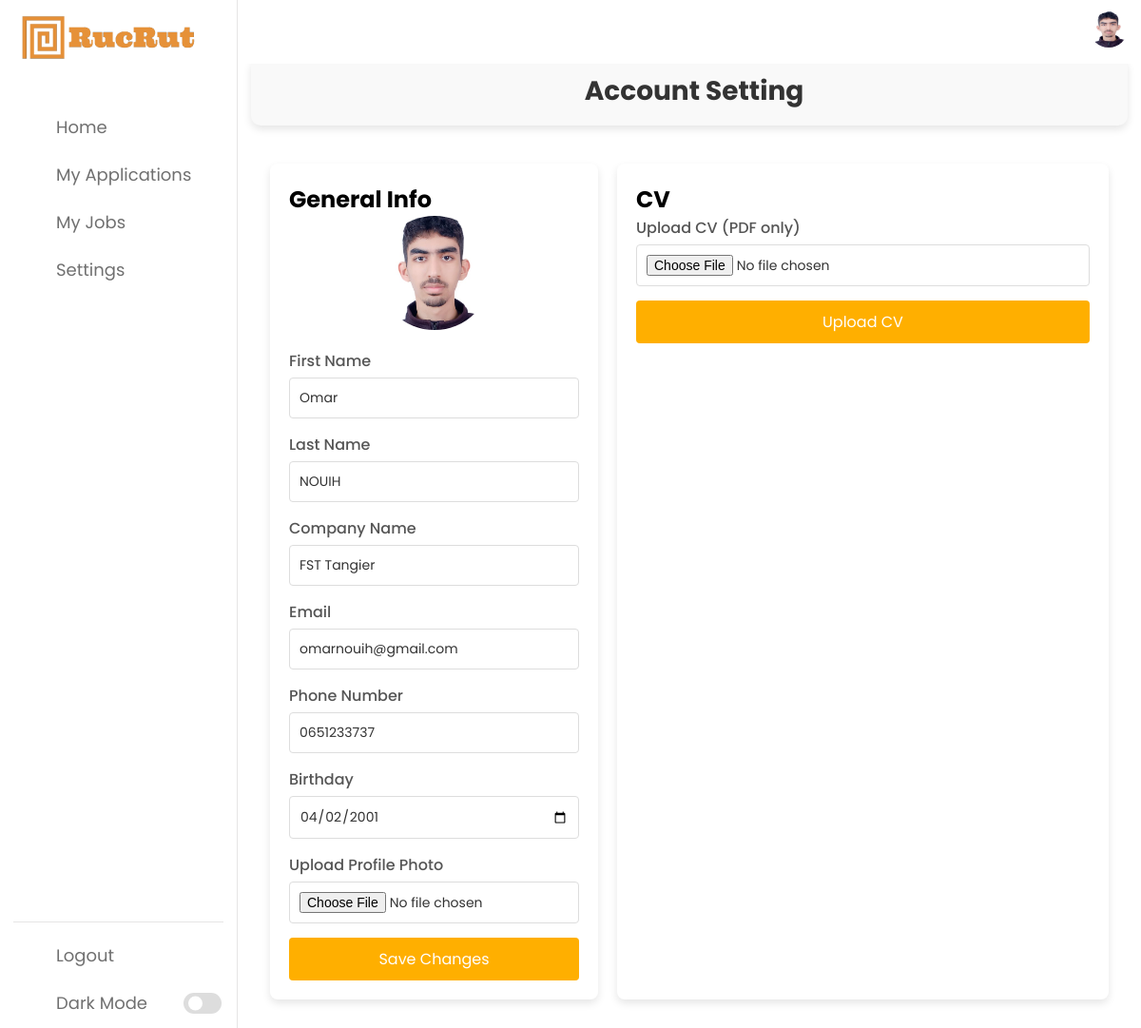
/settings (signed in), run on the app's committed database.
### app/models.py (models this page shows)
class User(db.Model):
    id = db.Column(db.Integer, primary_key=True)
    first_name = db.Column(db.String(100), nullable=False)
    last_name = db.Column(db.String(100), nullable=False)
    company_name = db.Column(db.String(100), nullable=False)
    email = db.Column(db.String(120), unique=True, nullable=False)
    phone_number = db.Column(db.String(15), nullable=False)
    birthday = db.Column(db.String(10), nullable=False)
    password = db.Column(db.String(60), nullable=False)
    cv_file = db.Column(db.String(120))
    profile_photo = db.Column(db.String(120))

### app/routes.py (the view, shortened to what this page needs)
@main.route('/settings', methods=['GET', 'POST'])
def settings():
    if 'user_id' not in session:
        flash('You need to sign in first.', 'danger')
        return redirect(url_for('main.auth'))
    user = User.query.get(session['user_id'])
    if user is None:
        flash('User not found.', 'danger')
        return redirect(url_for('main.auth'))
    return render_template('settings.html', user=user)

### app/routes.py (called while the page is built)
@main.before_app_request
def load_user():
    user_id = session.get('user_id')
    if user_id:
        g.user = User.query.get(user_id)
    else:
        g.user = None

@main.context_processor
def inject_user():
    return {'user': g.user}

### app/templates/settings.html (shortened to what this page needs)
{% extends 'base.html' %}
{% block content %}
<div class="page-header">
    <h1 class="page-title">Account Setting</h1>
</div>
<div class="settings-container">
    <div class="settings-section general-info-bar">
        <h2>General Info</h2>
        <div class="profile-photo-container">
            {% if user.profile_photo %}
            <img src="{{ url_for('static', filename='uploads/photos/' ~ user.profile_photo) }}" alt="Profile Photo" class="profile-photo">
            {% else %}
            <p>No Profile Photo</p>
            {% endif %}
        </div>
        <form action="{{ url_for('main.settings') }}" method="post" enctype="multipart/form-data">
            <div class="form-group">
                <label for="first_name">First Name</label>
                <input type="text" id="first_name" name="first_name" value="{{ user.first_name }}" required>
            </div>
            <div class="form-group">
                <label for="last_name">Last Name</label>
                <input type="text" id="last_name" name="last_name" value="{{ user.last_name }}" required>
            </div>
            <div class="form-group">
                <label for="company_name">Company Name</label>
                <input type="text" id="company_name" name="company_name" value="{{ user.company_name }}" required>
            </div>
            <div class="form-group">
                <label for="email">Email</label>
                <input type="email" id="email" name="email" value="{{ user.email }}" required>
            </div>
            <div class="form-group">
                <label for="phone_number">Phone Number</label>
                <input type="text" id="phone_number" name="phone_number" value="{{ user.phone_number }}" required>
            </div>
            <div class="form-group">
                <label for="birthday">Birthday</label>
                <input type="date" id="birthday" name="birthday" value="{{ user.birthday }}" required>
            </div>
            <div class="form-group">
                <label for="profile_photo">Upload Profile Photo</label>
                <input type="file" id="profile_photo" name="profile_photo">
            </div>
            <button type="submit" name="save_changes">Save Changes</button>
        </form>
    </div>
    <div class="settings-section cv-bar">
        <h2>CV</h2>
        <form action="{{ url_for('main.settings') }}" method="post" enctype="multipart/form-data">
            <div class="form-group">
                <label for="cv_file">Upload CV (PDF only)</label>
                <input type="file" id="cv_file" name="cv_file">
            </div>
            <button type="submit" name="upload_cv">Upload CV</button>
        </form>
    </div>
</div>
{% endblock %}

### app/templates/base.html (shortened to what this page needs)
<!DOCTYPE html>
<html lang="en">
<head>
    <link rel="stylesheet" href="{{ url_for('static', filename='style.css') }}">
    <link rel="stylesheet" href="https://unicons.iconscout.com/release/v4.0.0/css/line.css">
    <link rel="stylesheet" href="https://cdnjs.cloudflare.com/ajax/libs/font-awesome/6.0.0-beta3/css/all.min.css">
</head>
<body>
    <nav>
        <div class="logo-name">
            <div class="logo-image">
                <img src="{{ url_for('static', filename='images/logo.png') }}" alt="Logo">
            </div>
        </div>
        <div class="menu-items">
            <ul class="nav-links">
                <li><a href="{{ url_for('main.home') }}">
                    <i class="uil uil-estate"></i>
                    <span class="link-name">Home</span>
                </a></li>
                <li><a href="{{ url_for('main.view_applications') }}">
                    <i class="uil uil-list-ul"></i>
                    <span class="link-name">My Applications</span>
                </a></li>
                <li><a href="{{ url_for('main.my_jobs') }}">
                    <i class="uil uil-briefcase"></i>
                    <span class="link-name">My Jobs</span>
                </a></li>
                <li><a href="{{ url_for('main.settings') }}">
                    <i class="uil uil-setting"></i>
                    <span class="link-name">Settings</span>
                </a></li>
            </ul>
            <ul class="logout-mode">
                <li><a href="{{ url_for('main.logout') }}">
                    <i class="uil uil-signout"></i>
                    <span class="link-name">Logout</span>
                </a></li>
                <li class="mode">
                    <a href="#">
                        <i class="uil uil-moon"></i>
                        <span class="link-name">Dark Mode</span>
                    </a>
                    <div class="mode-toggle">
                        <span class="switch"></span>
                    </div>
                </li>
            </ul>
        </div>
    </nav>
    <section class="dashboard">
        <div class="top">
            {% if user and user.profile_photo %}
                <a href="{{ url_for('main.settings') }}">
                    <img src="{{ url_for('static', filename='uploads/photos/' + user.profile_photo) }}" alt="Profile Photo">
                </a>
            {% else %}
                <a href="{{ url_for('main.settings') }}">
                    <img src="{{ url_for('static', filename='images/default-profile.png') }}" alt="Default Profile Photo">
                </a>
            {% endif %}
        </div>
        <div class="dash-content">
            {% block content %}{% endblock %}
        </div>
    </section>
</body>
</html>

### app/static/style.css (style rules this page uses)
* { margin: 0; padding: 0; box-sizing: border-box; font-family: 'Poppins', sans-serif; }
:root { --primary-color: #ffaf00; --panel-color: #FFF; --text-color: #000; --black-light-color: #707070; --border-color: #e6e5e5; --toggle-color: #DDD; --box1-color: #4DA3FF; --box2-color: #FFE6AC; --box3-color: #E7D1FC; --title-icon-color: #fff; --tran-05: all 0.5s ease; --tran-03: all 0.3s ease; --tran-03: all 0.2s ease; }
body { min-height: 100vh; background-color: var(--primary-color); }
nav { position: fixed; top: 0; left: 0; height: 100%; width: 250px; padding: 10px 14px; background-color: var(--panel-color); border-right: 1px solid var(--border-color); transition: var(--tran-05); }
nav .logo-name { display: flex; align-items: center; }
nav .logo-image { display: flex; justify-content: center; min-width: 45px; }
nav .logo-image img { width: 200px; object-fit: cover; }
nav .menu-items { margin-top: 40px; height: calc(100% - 90px); display: flex; flex-direction: column; justify-content: space-between; }
.menu-items li { list-style: none; }
.menu-items li a { display: flex; align-items: center; height: 50px; text-decoration: none; position: relative; }
.menu-items li a i { font-size: 24px; min-width: 45px; height: 100%; display: flex; align-items: center; justify-content: center; color: var(--black-light-color); }
.menu-items li a .link-name { font-size: 18px; font-weight: 400; color: var(--black-light-color); transition: var(--tran-05); }
.menu-items .logout-mode { padding-top: 10px; border-top: 1px solid var(--border-color); }
.menu-items .mode { display: flex; align-items: center; white-space: nowrap; }
.menu-items .mode-toggle { position: absolute; right: 14px; height: 50px; min-width: 45px; display: flex; align-items: center; justify-content: center; cursor: pointer; }
.mode-toggle .switch { position: relative; display: inline-block; height: 22px; width: 40px; border-radius: 25px; background-color: var(--toggle-color); }
.switch:before { content: ""; position: absolute; left: 5px; top: 50%; transform: translateY(-50%); height: 15px; width: 15px; background-color: var(--panel-color); border-radius: 50%; transition: var(--tran-03); }
.dashboard { position: relative; left: 250px; background-color: var(--panel-color); min-height: 100vh; width: calc(100% - 250px); padding: 10px 14px; transition: var(--tran-05); }
.dashboard .top { position: fixed; top: 0; left: 250px; display: flex; width: calc(100% - 250px); justify-content: space-between; align-items: center; padding: 10px 14px; background-color: var(--panel-color); transition: var(--tran-05); z-index: 10; }
.top img { width: 40px; border-radius: 50%; height: 40px; cursor: inherit; }
.dashboard .dash-content { padding-top: 50px; }
.settings-container { padding: 20px; }

### app/templates/settings.html (style rules this page uses)
.page-header { display: flex; align-items: center; justify-content: center; margin-bottom: 20px; background: #f9f9f9; padding: 15px; border-radius: 10px; box-shadow: 0 4px 8px rgba(0, 0, 0, 0.1); }
.page-header .page-title { font-size: 28px; color: #333; margin: 0; }
.settings-container { display: flex; gap: 20px; }
.settings-section { flex: 1; padding: 20px; border-radius: 8px; background: #fff; box-shadow: 0 4px 8px rgba(0, 0, 0, 0.1); }
.general-info-bar { flex: 40%; }
.cv-bar { flex: 60%; }
.profile-photo-container { display: flex; justify-content: center; margin-bottom: 20px; }
.profile-photo { width: 120px; height: 120px; border-radius: 50%; object-fit: cover; }
.settings-section form { display: flex; flex-direction: column; }
.settings-section .form-group { margin-bottom: 15px; }
.settings-section .form-group label { display: block; font-weight: 500; margin-bottom: 5px; color: #555; }
.settings-section .form-group input, .settings-section .form-group textarea { width: 100%; padding: 10px; border: 1px solid #ddd; border-radius: 4px; font-size: 14px; color: #333; }
.settings-section button { background-color: #ffaf00; color: #fff; border: none; padding: 10px 15px; border-radius: 4px; font-size: 16px; cursor: pointer; transition: background-color 0.3s ease; }

### data on the page
User: profile_photo (picture), first_name "Omar", last_name "NOUIH", company_name "FST Tangier", email "omarnouih@gmail.com", phone_number "0651233737", birthday "04/02/2001"
